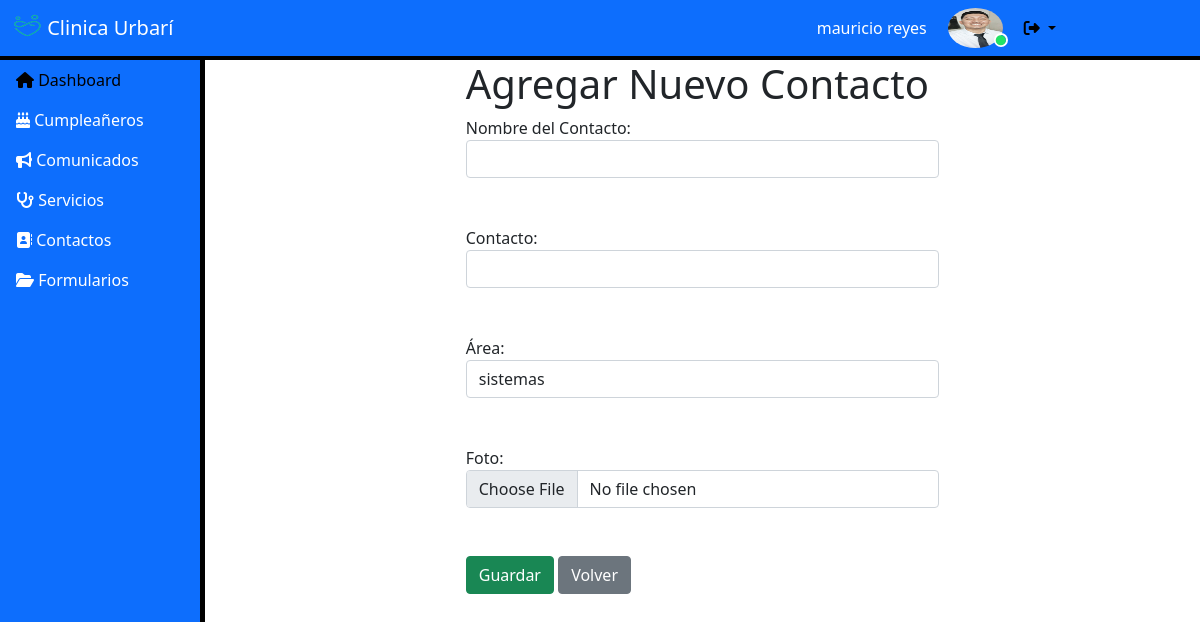
Page /crearcontacto.php (signed in) on the committed database.
### tables this page shows
CREATE TABLE `users` (
  `id` int(100) NOT NULL,
  `name` varchar(100) NOT NULL,
  `email` varchar(100) NOT NULL,
  `password` varchar(100) NOT NULL,
  `user_type` varchar(20) NOT NULL DEFAULT 'user',
  `image` varchar(100) NOT NULL
);

### crearcontacto.php (the view, shortened to what this page needs)
<?php
include 'config.php';
$sql = "SELECT * FROM area";
$stmt = $pdo->prepare($sql);
$stmt->execute();
$areas = $stmt->fetchAll(PDO::FETCH_ASSOC);
?>
<?php
  include 'header.php';
?>
<?php
  include 'navbar.php';
?>
<div class="container">
    <div class="row">
        <div class="col">
        </div>
        <div class="col-6">
                    <h1>Agregar Nuevo Contacto</h1>
                    <form action="crearcontacto.php" method="POST" enctype="multipart/form-data">
                        <label for="nombre">Nombre del Contacto:</label>
                        <input class="form-control" type="text" id="nombre" name="nombre" required><br><br>
                        <label for="contacto">Contacto:</label>
                        <input class="form-control" type="text" id="contacto" name="contacto" required><br><br>
                        <label for="id_area">Área:</label>
                        <select class="form-control" name="id_area" id="id_area" required>
                            <?php foreach ($areas as $area): ?>
                                <option value="<?= $area['id']; ?>"><?= $area['nombre']; ?></option>
                            <?php endforeach; ?>
                        </select><br><br>
                        <label for="foto">Foto:</label>
                        <input class="form-control" type="file" id="foto" name="foto" accept="image/*" required><br><br>
                        <button class="btn btn-success" type="submit">Guardar</button>
                        <a class="btn btn-secondary" href="admin_page.php">Volver</a>
                    </form>
        </div>
        <div class="col">
        </div>
    </div>
</div>
<?php
  include 'footer.php';
?>

### header.php (shortened to what this page needs)
<?php
include 'config.php';
$admin_id = $_SESSION['admin_id'];
?>
<!DOCTYPE html>
<html lang="es">
<head>
   <link rel="stylesheet" href="styles.css">
   <link rel="stylesheet" href="//cdn.datatables.net/2.2.1/css/dataTables.dataTables.min.css">
   <link href="https://cdn.jsdelivr.net/npm/bootstrap@5.0.2/dist/css/bootstrap.min.css" rel="stylesheet">
</head>
<body>
      <section class="contenedor">
        <section class="contenedor-intranet">
        <?php
         $select_profile = $pdo->prepare("SELECT * FROM `users` WHERE id = ? ");
         $select_profile->execute([$admin_id]);
         $fetch_profile = $select_profile->fetch(PDO::FETCH_ASSOC);
        ?>
            <div class="seccion header-contenedor">
                <nav class="navbar navbar-expand-lg navbar-dark bg-primary">
                  <div class="container-fluid">
                    <a class="navbar-brand" href="#">
                      <img src="./img/logo.png" alt="" width="30" height="24" class="d-inline-block align-text-top">
                      Clinica Urbarí
                    </a>
                    <ul class="nav justify-content-end">
                        <li class="nav-item">
                          <a class="nav-link titulo"><?= $fetch_profile['name']; ?></a>
                        </li>
                        <li class="nav-item">
                          <div class="img-contenedor">
                            <img src="uploaded_img/<?= $fetch_profile['image']; ?>" alt="">
                            <div class="circulo-live"><i class="fa-solid fa-circle punto"></i></div>
                          </div>
                        </li>
                        <li class="nav-item dropdown">
                          <a class="nav-link dropdown-toggle danger" href="#" id="navbarDropdownMenuLink" role="button" data-bs-toggle="dropdown" aria-expanded="false">
                            <i class="fa-solid fa-right-from-bracket"></i>
                          </a>
                        </li>
                    </ul>
                  </div>
                </nav>
            </div>
             <div class="seccion navbar-contenedor navbar-dark bg-primary">

### styles.css (style rules this page uses)
* { padding: 0; margin: 0; box-sizing: content-box; }
.contenedor { background-color: rgb(0, 0, 0); width: 100%; height: 100%; display: grid; position: absolute; grid-column: 1/-1; grid-row: 1/-1; margin-right: 0; right: 0; left: 0; }
.contenedor-intranet { width: 100%; height: 100%; display: grid; grid-template-columns: 200px 1fr; grid-template-rows: 55px 1fr; grid-gap: 5px; }
.contenedor-intranet .seccion { background-color: rgb(255, 255, 255); }
.header-contenedor { grid-column: 1/-1; }
.header-contenedor .nav { margin-right: 14.5vh; }
.nav li .titulo { color: white; }
.nav li .img-contenedor { width: 65px; height: 40px; max-width: 65px; max-height: 40px; position: relative; padding-left: 5px; padding-right: 5px; }
.nav li .img-contenedor img { width: 100%; height: 100%; object-fit: fill; border-radius: 50%; }
.nav li .img-contenedor .circulo-live { position: absolute; bottom: 0; color: rgb(34, 226, 101); right: 0; font-size: 10px; padding: 0; margin: 0; }
.nav li .img-contenedor .circulo-live .punto { border: 2px solid white; padding: 0; margin: 0; border-radius: 50%; height: auto; right: 0; }
.nav li a { text-decoration: none; color: black; }

### rows in the picture
users: name "mauricio reyes", image (picture)

### other values in the picture
form field id_area "sistemas"
